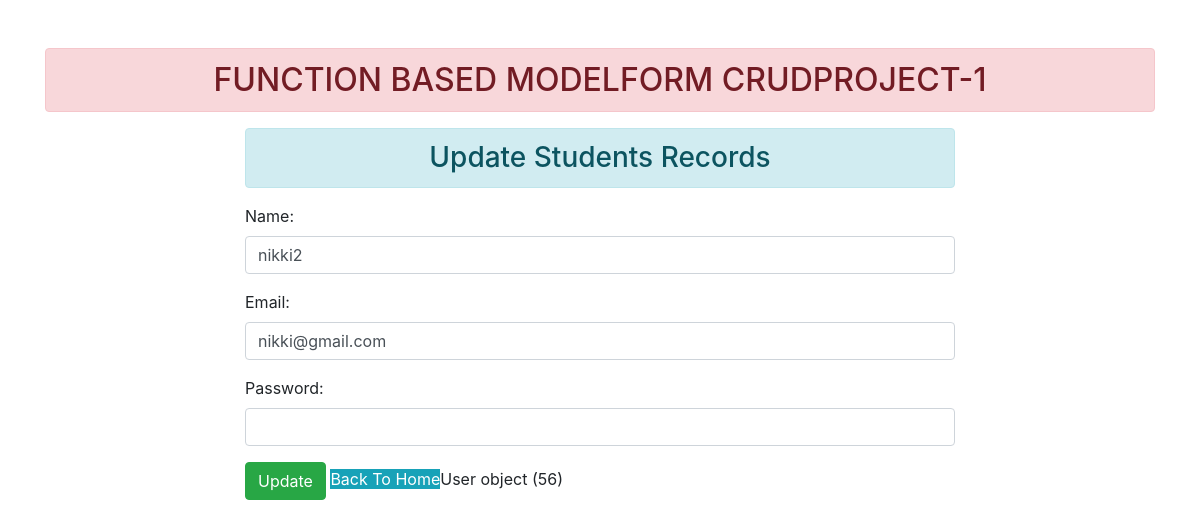
The app's page /56 with its own data.
### myapp/models.py (models this page shows)
class User(models.Model):
    name = models.CharField(max_length=50)
    email =models.EmailField(max_length=254)
    password = models.CharField( max_length=50)

### myapp/views.py (the view)
# urls.py: path('<int:id>' , views.update_data , name = 'updatedata' ),
def update_data(request,id):
    if request.method == "POST":
        pi= get_object_or_404(User, id=id)
        fm = Studentdata(request.POST or None, instance=pi)
        print(pi)
        if fm.is_valid():
            fm.save()
    else:
        pi= get_object_or_404(User, id=id)
        fm = Studentdata(instance=pi)
    return render(request , 'myapp/update.html' , {'form':fm , 'pi':pi})

### myapp/forms.py
class Studentdata(forms.ModelForm):
    class Meta:
        model = User
        fields =  '__all__'
        widgets = {
            'name':forms.TextInput(attrs = {'class':'form-control'}),
            'email':forms.EmailInput(attrs = {'class':'form-control'}),
            'password':forms.PasswordInput(attrs = {'class':'form-control'})
        }

### myapp/templates/myapp/update.html (shortened to what this page needs)
 {% extends 'myapp/base.html' %}
 {% block content %}
    <div class="col-sm-8 offset-2">
        <h3 class = "text-center alert alert-info">Update Students Records</h3>
        <form action="" method="POST">
            {{form.as_p}}
            <input type="submit" class="btn btn-success " value = "Update">
            <a href="{% url 'add_show' %}" class="bnt btn-info ">Back To Home</a>{{pi}}
        </form>
    </div>
{% endblock content %}

### records on screen
User: name "nikki2", email "nikki@gmail.com", id "User object (56)"
